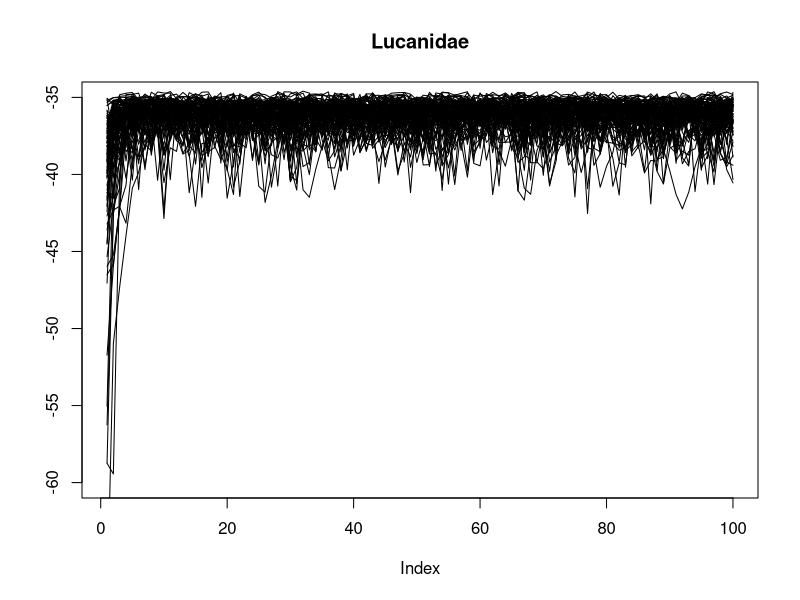
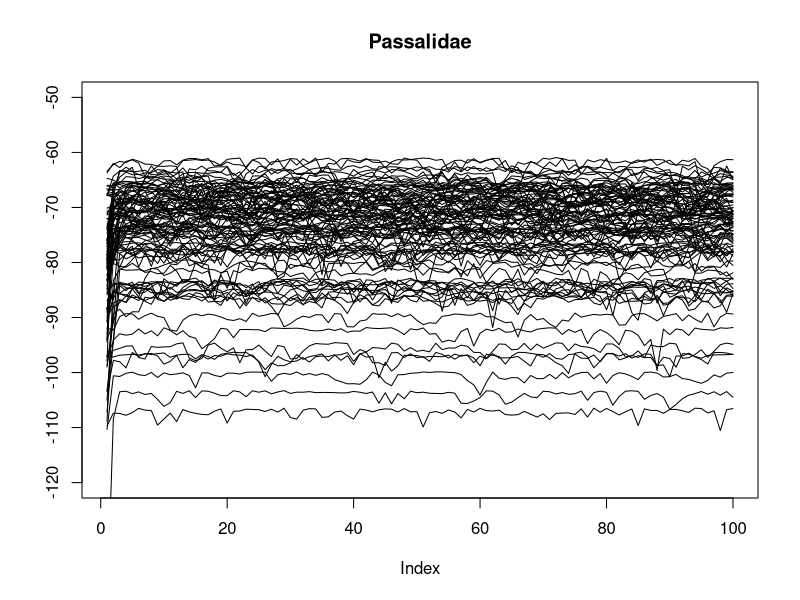
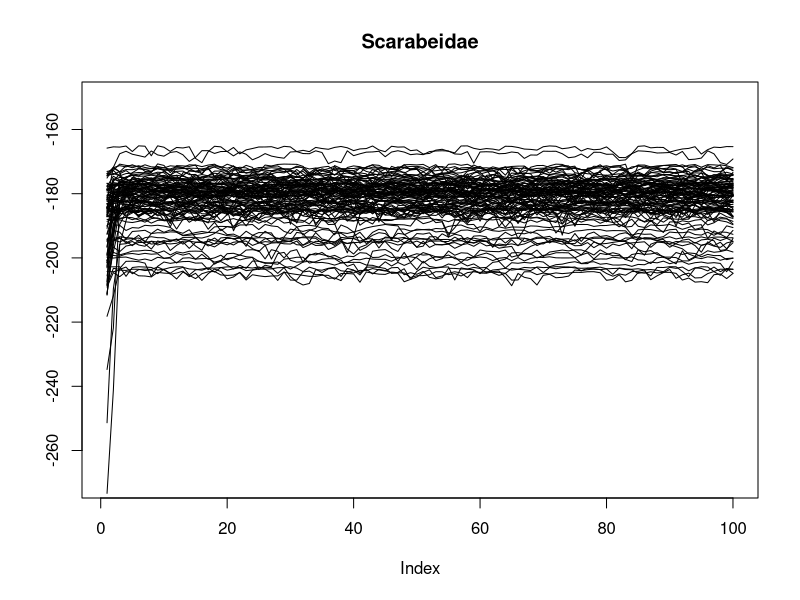
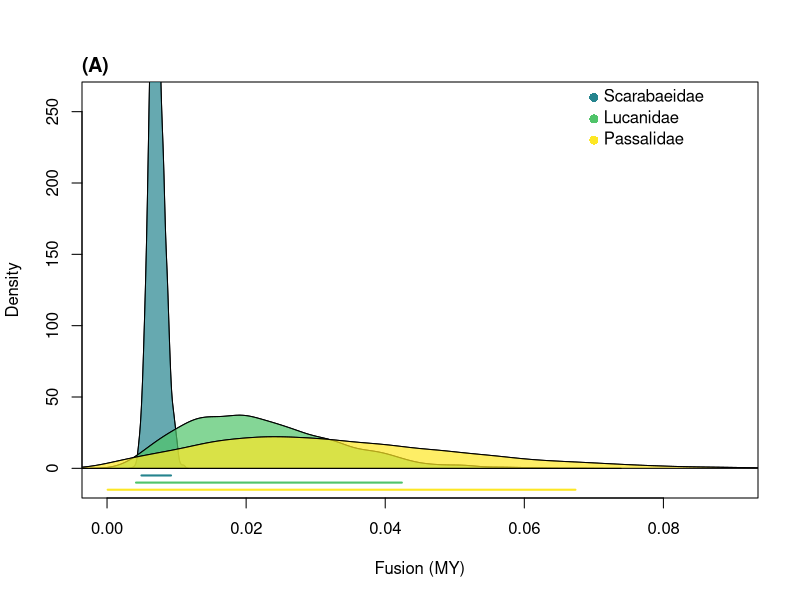
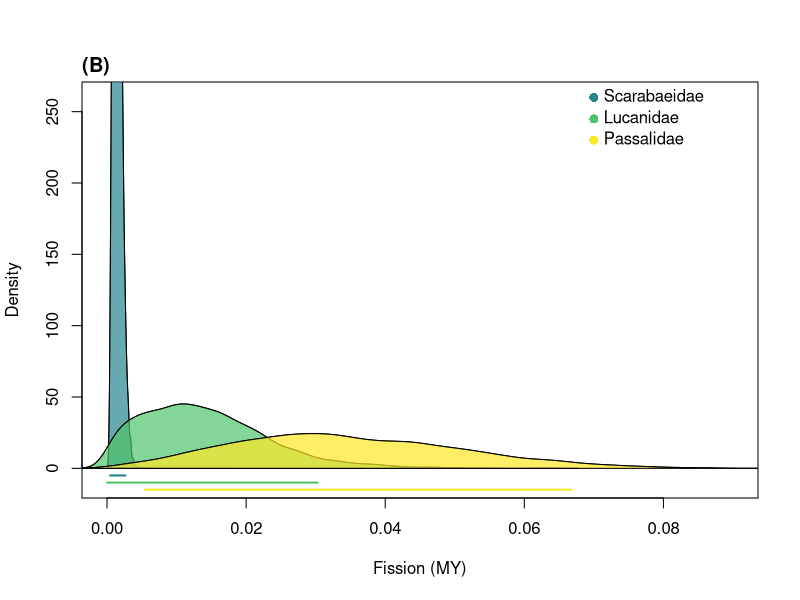

Generate these figures, in order, with R:
library(viridis)
library(coda)
# sub-tree
all_luc <- read.csv('../results/sub_luc.csv')
all_pass <- read.csv('../results/sub_pas.csv')
all_sca <- read.csv('../results/sub_sca.csv')

plot(all_luc$p[1:100], type = 'l', ylim = c(-60,-35), main = 'Lucanidae', ylab = '')
for (i in 1:(length(all_luc$p)/100-1)){
  index <- seq(101, length(all_luc$p),by = 100)
  start <- index[i]
  end <- index[i]+100-1
  lines(all_luc$p[start:end])
}

plot(all_pass$p[1:100], type = 'l', ylim = c(-120, -50), main = 'Passalidae', ylab = '')
for (i in 1:(length(all_pass$p)/100-1)){
  index <- seq(101, length(all_pass$p),by = 100)
  start <- index[i]
  end <- index[i]+100-1
  lines(all_pass$p[start:end])
}

plot(all_sca$p[1:100], type = 'l', ylim = c(-270,-150), main = 'Scarabeidae', ylab = '')
for (i in 1:(length(all_sca$p)/100-1)){
  index <- seq(101, length(all_sca$p),by = 100)
  start <- index[i]
  end <- index[i]+100-1
  lines(all_sca$p[start:end])
}

###############
# subset data #
###############

# post burnin
sub_luc <- all_luc[all_luc$i == c(51:100),]
sub_pass <- all_pass[all_pass$i == c(51:100),]
sub_sca <- all_sca[all_sca$i == c(51:100),]

### desc ###
cols <- viridis(3, option = 'D',alpha = 0.7, begin = 0.45)
hpdcols <- viridis(3, option = 'D', begin = 0.45)
plot(density(sub_sca$desc1),main ='',xlab='Fusion (MY)',
     xlim= c(0,0.09), ylim =c(-10,260))
title(main = "(A)", adj = 0, line = 0.5)
polygon(density(sub_sca$desc1),col=cols[1])
hpd <- HPDinterval(as.mcmc(sub_sca$desc))
y <- -5
lines(y=c(y,y), x=hpd[1:2], lwd=2,col=hpdcols[1])
lines(density((sub_luc$desc1)))
polygon(density(sub_luc$desc1),col=cols[2])
hpd <- HPDinterval(as.mcmc(sub_luc$desc))
y <- -10
lines(y=c(y,y), x=hpd[1:2], lwd=2,col=hpdcols[2])
lines(density((sub_pass$desc1)))
polygon(density(sub_pass$desc1),col=cols[3])
hpd <- HPDinterval(as.mcmc(sub_pass$desc))
y <-  -15
lines(y=c(y,y), x=hpd[1:2], lwd=2,col=hpdcols[3])
x = 0.07
cex = 1.2 
points(x=x,y=260, col = hpdcols[1], pch= 16, cex = cex )
text(x=x,y=260,pos= 4, "Scarabaeidae")
points(x=x,y=245, col = hpdcols[2], pch= 16, cex = cex)
text(x=x,y=245,pos= 4, "Lucanidae")
points(x=x,y=230, col = hpdcols[3], pch= 16, cex = cex)
text(x=x,y=230,pos= 4, "Passalidae")
# save as PDF 6x6 

### asc (fission) ###
# scarab
cols <- viridis(3, option = 'D',alpha = 0.7, begin = 0.45)
hpdcols <- viridis(3, option = 'D', begin = 0.45)
plot(density((sub_sca$asc1)),main ='',xlab='Fission (MY)',
     ylim =c(-10,260), xlim=c(0,0.09))
title(main = "(B)", adj = 0, line = 0.5)
polygon(density(sub_sca$asc1),col=cols[1])
hpd <- HPDinterval(as.mcmc(sub_sca$asc))
y <- -5
lines(y=c(y,y), x=hpd[1:2], lwd=2,col=hpdcols[1])
# lucanidae
lines(density(sub_luc$asc1))
polygon(density(sub_luc$asc1),col=cols[2])
hpd <- HPDinterval(as.mcmc(sub_luc$asc))
y <- -10
lines(y=c(y,y), x=hpd[1:2], lwd=2,col=hpdcols[2])
# passalidae
lines(density((sub_pass$asc1)))
polygon(density(sub_pass$asc1),col=cols[3])
hpd <- HPDinterval(as.mcmc(sub_pass$asc))
y<- -15
lines(y=c(y,y), x=hpd[1:2], lwd=2,col=hpdcols[3])
x = 0.07
cex = 1.2
points(x=x,y=260, col = hpdcols[1], pch= 16,cex = cex )
text(x=x,y=260,pos= 4, "Scarabaeidae", cex=1)
points(x=x,y=245, col = hpdcols[2], pch= 16,cex = cex )
text(x=x,y=245,pos= 4, "Lucanidae", cex=1)
points(x=x,y=230, col = hpdcols[3], pch= 16,cex = cex )
text(x=x,y=230,pos= 4, "Passalidae", cex=1)
# save PDF 6x6

